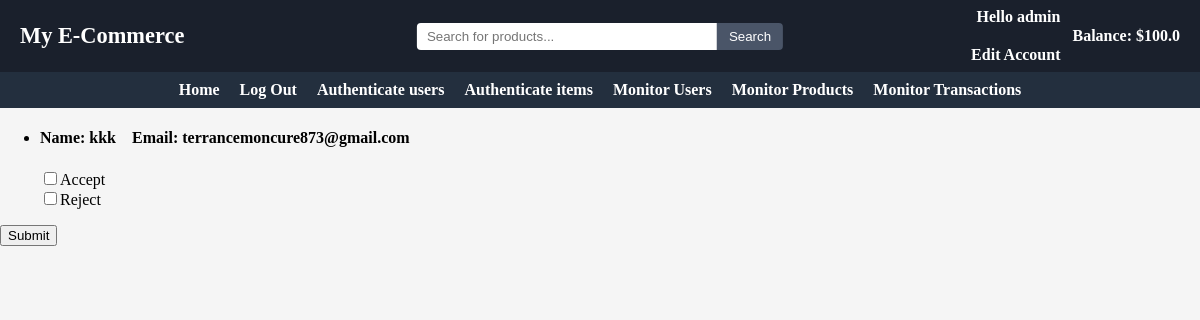
The page /5/auth/users on the database its author committed.
### main/models.py (models this page shows, shortened)
class User(models.Model):
    userID = models.BigIntegerField(primary_key=True)
    username = models.CharField(max_length=50, unique=True)
    password = models.CharField(max_length=200)
    email = models.EmailField()
    role = models.SmallIntegerField()
    balance = models.FloatField(default=0)
    approved = models.BooleanField(default=False)

### main/views.py (the view, shortened to what this page needs)
# urls.py: path("auth/users", views.authUsers, name="authUsers"),
def authUsers(request, UserID=0):
    userData = 0
    try:
        userData = User.objects.get(userID=UserID)
        if(userData.role == 0):
            messages.add_message(request, messages.SUCCESS, "This account was rejected by an admin. Please create a new account")
            userData.delete()
    except User.DoesNotExist:
        userData = 0
        items = Item.objects.filter(approved=True).order_by('name')[:20]
        return render(request, "index.html", {"userData": userData, "userID":UserID, "items":items})
    users = User.objects.filter(approved=False)
    return render(request, "adminAuth.html", context={"users":users, "userData":userData})

### main/templates/adminAuth.html (shortened to what this page needs)
{%extends 'base.html'%}
{%block content%}
{%if userData.role == 3%}
    <form method="POST" action="">
    <ul>
        {%if items%}
            {%for item in items.all%}
            <li><input type="checkbox" value="approved" name="a{{item.itemID}}">Accept<br>
                <input type="checkbox" value="rejected" name="r{{item.itemID}}">Reject<br>
                <article class="product-card">
                    <img src="{{item.image.url | slice:"5:"}}" alt="Product Image" width = 200>
                    <h5>{{item.name}}</h5>
                    <p>{{item.description}}.</p>
                    <p class="price">${{item.price}}</p>
                  </article>
            </li>
            {%endfor%}
        {%else%}
            {%for user in users.all%}
            <li>
                <h4>Name: {{user.username}}&emsp;Email: {{user.email}}</h4>
                <input type="checkbox" value="approved" name="a{{user.userID}}">Accept<br>
                <input type="checkbox" value="rejected" name="r{{user.userID}}">Reject<br>
            </li>
            {%endfor%}
        {%endif%}
    </ul>
    <button type="submit", name="save", value="save">Submit</button>
    </form>
{%endif%}
{%endblock content%}

### main/templates/base.html (shortened to what this page needs)
{% load static %}
<link rel="stylesheet" href="{% static 'css/styles.css' %}">
<header class="topbar">
  <div class="topbar-left">
    <h1 class="site-title">My E-Commerce</h1>
  </div>
  <div class="topbar-center">
    <form method="POST" action="/{%if userData.userID and userData.approved%}{{userData.userID}}/{% endif %}search/">
      <input type="text" name="search" placeholder="Search for products..." class="topbar-search"/>
      <button type="submit" name = "searchSubmit" value = "searchSubmit">Search</button>
    </form>
  </div>
  <div class="topbar-right">
    {% if userData.userID and userData.approved %}
      <a href="/{{userData.userID}}/edit" class="user-link">
        <span>Hello {{userData.username}}</span><br/>
        <span>Edit Account</span>
      </a>
      <span class="balance">Balance: ${{userData.balance}}</span>
    {% endif %}
  </div>
</header>
<header class="navbar">
    <nav class="navbar-menu">
        <ul class="nav-list">
            {%if not userData.userID%}
              <li><a href="/">Home</a></li>
              <li><a href="/login">Login</a></li>
              <li><a href="/create">Register</a></li>
            {%else%}
              <li><a href="/{{userData.userID}}/main">Home</a></li>
              <li><a href="/">Log Out</a></li>
                {%if userData.role == 3%}
                    <li><a href="/{{userData.userID}}/auth/users">Authenticate users</a></li>
                    <li><a href="/{{userData.userID}}/auth/items">Authenticate items</a></li>
                    <li><a href="/{{userData.userID}}/auth/monitorUsers">Monitor Users</a></li>
                    <li><a href="/{{userData.userID}}/auth/monitorItems">Monitor Products</a></li>
                    <li><a href="/{{userData.userID}}/auth/orders">Monitor Transactions</a></li>
                {%elif userData.role == 2%}
                    <li><a href="/{{userData.userID}}/sell/makeItem">Add new product</a></li>
                    <li><a href="/{{userData.userID}}/sell/items">See and edit Products</a></li>
                    <li><a href="/{{userData.userID}}/sell/orders">See past ordered items</a></li>
                {%elif userData.role == 1%}
                    <li><a href="/{{userData.userID}}/buy/cart">View Cart</a></li>
                    <li><a href="/{{userData.userID}}/buy/orders">See past orders</a></li>
                {%endif%}
          </ul>
          {%endif%}
    </nav>
  </header>
{%if not userData or userData.approved%}
  {%block content%}
  {%endblock content%}
{%endif%}

### main/static/css/styles.css (style rules this page uses)
.navbar { background-color: #232F3E; color: #fff; display: flex; align-items: center; padding: 9px 0; position: sticky; top: 0; z-index: 1000; justify-content: center; }
.navbar-menu { margin: 0 auto; min-width: 25%; }
.nav-list { list-style: none; display: flex; justify-content: center; gap: 20px; flex-wrap: nowrap; align-items: center; margin: 0; padding: 0; }
.nav-list li { margin: 0; }
.nav-list li a { color: #fff; text-decoration: none; font-weight: bold; white-space: nowrap; }
.topbar { background-color: #1A202C; color: #fff; display: flex; align-items: center; justify-content: space-between; padding: 8px 0; width: 100%; position: relative; }
.topbar-left .site-title { margin: 0; font-size: 1.4em; color: #fff; padding-left: 20px; }
.topbar-center { position: absolute; left: 50%; transform: translateX(-50%); flex: none; display: flex; justify-content: center; align-items: center; }
.topbar-center form { display: flex; align-items: center; margin: 0; }
.topbar-search { width: 300px; padding: 6px 10px; border: none; border-radius: 4px 0 0 4px; }
.topbar-center button { padding: 6px 12px; border: none; background-color: #4A5568; color: #fff; border-radius: 0 4px 4px 0; cursor: pointer; }
.topbar-right { display: flex; align-items: center; gap: 12px; }
.user-link { margin: 0; text-align: right; font-size: 1em; font-family: inherit; font-weight: bold; display: flex; flex-direction: column; gap: 1px; line-height: normal; }
.user-link span { display: block; }
.balance { font-size: 1em; font-family: inherit; font-weight: bold; margin: 0; color: #fff; padding-right: 20px; }
.user-link, .user-link:link, .user-link:visited, .user-link:hover, .user-link:active { color: #fff !important; text-decoration: none !important; }

### rows shown on the page
User: username "admin", balance "100.0"
User: username "kkk", email "terrancemoncure873@gmail.com"
